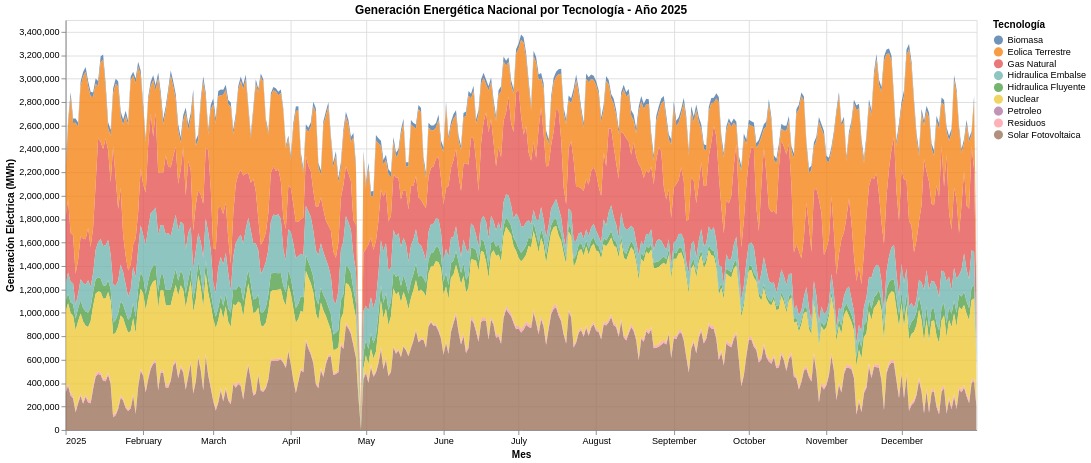

The cell this chart's notebook holds for it:
### Code cell
# =========================================================
# VISUALIZACIÓN MIX ENERGÉTICO (2025)
# =========================================================

alt.data_transformers.disable_max_rows()

# Filtrado del año de análisis
df_year = df_clean_copy[
    df_clean_copy["fecha"].between("2025-01-01", "2025-12-31")
]

# Tecnologías energéticas a analizar
techs = [
    "biomasa_mwh",
    "gas_natural_mwh",
    "petroleo_mwh",
    "hidraulica_fluyente_mwh",
    "hidraulica_embalse_mwh",
    "nuclear_mwh",
    "solar_fotovoltaica_mwh",
    "residuos_mwh",
    "eolica_terrestre_mwh"
]

# Agregación diaria para reducir ruido
df_grouped_year = df_year.groupby("fecha")[techs].mean().reset_index()

# Formato largo para Altair
df_temp = df_grouped_year.melt(
    id_vars=["fecha"],
    value_vars=techs,
    var_name="Tecnologia",
    value_name="MWh"
)

# Limpieza de etiquetas
df_temp["Tecnologia"] = (
    df_temp["Tecnologia"]
    .str.replace("_mwh", "", regex=False)
    .str.replace("_", " ")
    .str.title()
)

# Gráfico de área apilada
energy_mix = (
    alt.Chart(df_temp)
    .mark_area(opacity=0.8)
    .encode(
        x=alt.X("fecha:T", title="Fecha"),
        y=alt.Y("MWh:Q", title="Generación eléctrica (MWh)", stack="zero"),
        color=alt.Color("Tecnologia:N", title="Tecnología"),
        tooltip=["fecha:T", "Tecnologia:N", "MWh:Q"]
    )
    .properties(
        title="Mix de generación eléctrica en España (2025)",
        width=1000,
        height=450
    )
    .interactive()
)

energy_mix

### Figure 1 — Vega-Lite specification as saved in the notebook (floating-point values rounded to 4 significant figures; data arrays with more than 128 entries replaced by an {"elided": "..."} marker saying what was removed)
{"config": {"view": {"continuousWidth": 300, "continuousHeight": 300}}, "data": {"name": "data-72c19acf6f22dbd0bcb00299dc17928a"}, "mark": {"type": "area", "opacity": 0.8}, "encoding": {"color": {"field": "Tecnologia", "title": "Tecnología", "type": "nominal"}, "tooltip": [{"field": "fecha", "type": "temporal"}, {"field": "Tecnologia", "type": "nominal"}, {"field": "MWh", "type": "quantitative"}], "x": {"field": "fecha", "title": "Mes", "type": "temporal"}, "y": {"field": "MWh", "stack": "zero", "title": "Generación Eléctrica (MWh)", "type": "quantitative"}}, "height": 450, "params": [{"name": "param_2", "select": {"type": "interval", "encodings": ["x"]}, "bind": "scales"}], "title": "Generación Energética Nacional por Tecnología - Año 2025", "width": 1000, "$schema": "https://vega.github.io/schema/vega-lite/v5.15.1.json", "datasets": {"data-72c19acf6f22dbd0bcb00299dc17928a": {"elided": "3285 records"}}}
